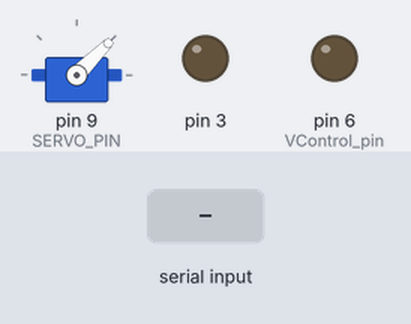
Simulated run of this sketch. Board: Arduino Uno, built with avr-gcc and run on an emulated ATmega328P. On the bench: servo, output pins drawn as LEDs (lit = HIGH). The test bench sets the inputs (shaded band). What the sketch prints to the serial monitor is not drawn.

Above: at 1.2 s.
1.3 s: "G,45\n" received over Serial
At 2.5 s:
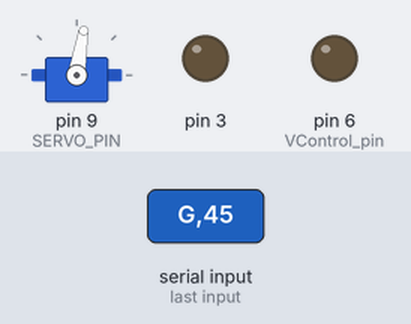
2.8 s: "T90\n" received over Serial
At 3.6 s:
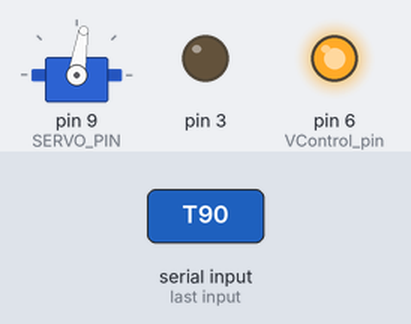
4.3 s: "O90\n" received over Serial
At 4.7 s:
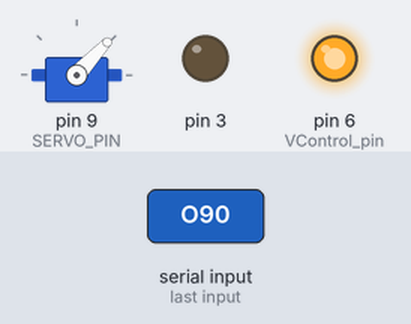
5.8 s: "Y\n" received over Serial
At 7.0 s:
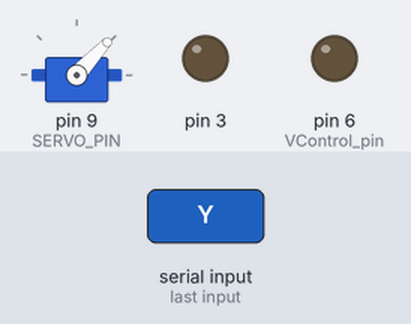
7.3 s: "T,45\n" received over Serial
At 8.2 s:
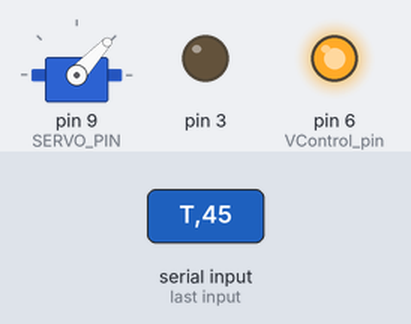
Timing chart, 0 to 9.8 s (numbered marks = the images above; inputs shaded):
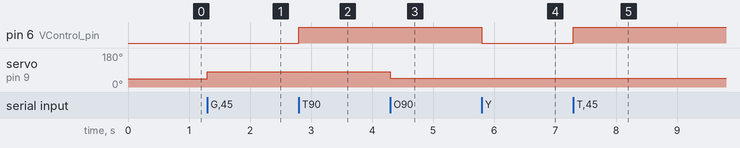

The sketch:

gripper_controller.ino
```cpp
#include <Servo.h>

// ===================== 伺服 & I/O =====================
Servo myservo;
const int VControl_pin = 6;
const int SERVO_PIN = 9;

// ===================== 1) 角度 <-> gap 模型 =====================
// 舊公式 (線性模型，已棄用):
// gap(mm) = M * angle(deg) + B
// const float M = -0.92f;
// const float B = 102.98f;

// 新公式 (三角函數模型):
// gap(cm) = 7 * sin(90° - degree) - 0.7 + 0.044
// gap(cm) = 7 * sin(90° - degree) - 0.656
// gap(mm) = 70 * sin((90 - degree) * PI / 180) - GAP_OFFSET

// Gap 偏移值 (mm)
const float GAP_OFFSET = 13.1f;

// 馬達角度偏移值
// 邏輯角度 90° → 馬達 98°，邏輯角度 45° → 馬達 53°
// motor_angle = logical_angle + MOTOR_OFFSET
const int MOTOR_OFFSET = 2.44;

// 角度範圍（機構限制，邏輯角度）
const int openAngle      = 45;   // 比較開
const int closedAngleMax = 80;   // 閉合最大限制

// 角度 -> gap 轉換 (新公式)
static inline float gapFromAngle(float angleDeg) {
  // gap(cm) = 7 * sin(90° - degree) - 0.656
  // gap(mm) = 70 * sin((90 - degree) * PI / 180) - GAP_OFFSET
  float radians = (90.0f - angleDeg) * PI / 180.0f;
  return 70.0f * sin(radians) - GAP_OFFSET;
}

// gap -> 角度 轉換 (新公式反推)
static inline float angleFromGap(float gapMm) {
  // 反推: gapMm = 70 * sin((90 - angle) * PI / 180) - 6.56
  // sin((90 - angle) * PI / 180) = (gapMm + GAP_OFFSET) / 70
  // (90 - angle) = asin((gapMm + GAP_OFFSET) / 70) * 180 / PI
  // angle = 90 - asin((gapMm + GAP_OFFSET) / 70) * 180 / PI
  float sinVal = (gapMm + GAP_OFFSET) / 70.0f;
  sinVal = constrain(sinVal, -1.0f, 1.0f);  // 防止 asin 超出範圍
  return 90.0f - asin(sinVal) * 180.0f / PI;
}

// 對應可達 gap 範圍 (使用新公式計算)
const float GAP_MAX = 70.0f * sin((90.0f - openAngle) * PI / 180.0f) - GAP_OFFSET;       // openAngle 時的最大 gap
const float GAP_MIN = 70.0f * sin((90.0f - closedAngleMax) * PI / 180.0f) - GAP_OFFSET;  // closedAngleMax 時的最小 gap

// clamp 工具
static inline float clampf(float v, float lo, float hi) {
  return (v < lo) ? lo : ((v > hi) ? hi : v);
}

static inline float clampGap(float g) {
  return clampf(g, GAP_MIN, GAP_MAX);
}

static inline float clampAngle(float a) {
  return clampf(a, openAngle, closedAngleMax);
}

// ===================== 2) 力模型 F = 117.07(h-g)+27.953 =====================
const float K_FORCE = 117.07f;
const float C_FORCE = 27.953f;

// 給 F,h -> 算 overtravel x = h - g
static inline float overtravelFromForce(float F_g) {
  return (F_g - C_FORCE) / K_FORCE;
}

// 給 h,F -> 算目標 gap g2
static inline float gapFromHAndForce(float h_mm, float F_g) {
  float x = overtravelFromForce(F_g);
  return h_mm - x;
}

// ===================== 3) A4 書本：厚度 -> 重量 -> 夾取力 =====================
const float WEIGHT_PER_MM   = 80.0f;   // g / mm
const float GRIP_FORCE_GAIN = 1.8f;
const float GRIP_FORCE_MIN  = 150.0f;  // g
const float GRIP_FORCE_MAX  = 1800.0f; // g

static inline float estimateBookWeightFromThickness(float h_mm) {
  return WEIGHT_PER_MM * h_mm;
}

static inline float autoForceFromThickness(float h_mm) {
  float w = estimateBookWeightFromThickness(h_mm);
  float F = w * GRIP_FORCE_GAIN;
  F = clampf(F, GRIP_FORCE_MIN, GRIP_FORCE_MAX);
  return F;
}

// ===================== 當前狀態 =====================
float currentAngle = openAngle;
float currentGap = gapFromAngle(openAngle);

// ===================== 指令處理 =====================
// 支援指令格式：
// G <mm>     - 移動到指定 gap（厚度）
// A <deg>    - 移動到指定角度
// O          - 完全打開
// C          - 夾緊（使用力模型，需先設定厚度 H）
// H <mm>     - 設定書本厚度並夾緊（兩段式：先貼近再施力）
// S          - 查詢當前狀態
// ?          - 說明

float bookThickness = 25.0f;  // 預設書本厚度

void moveToAngle(float angle) {
  angle = clampAngle(angle);
  myservo.write((int)(angle + MOTOR_OFFSET + 0.5f));  // 加上馬達偏移
  currentAngle = angle;
  currentGap = gapFromAngle(angle);

  Serial.print(F("OK A="));
  Serial.print(currentAngle, 2);
  Serial.print(F(" G="));
  Serial.println(currentGap, 2);
}

void moveToGap(float gap) {
  gap = clampGap(gap);
  float angle = clampAngle(angleFromGap(gap));
  myservo.write((int)(angle + MOTOR_OFFSET + 0.5f));  // 加上馬達偏移
  currentAngle = angle;
  currentGap = gapFromAngle(angle);  // 用實際角度回算 gap

  Serial.print(F("OK A="));
  Serial.print(currentAngle, 2);
  Serial.print(F(" G="));
  Serial.println(currentGap, 2);
}

void openGripper() {
  moveToAngle(openAngle);
  Serial.println(F("OK OPEN"));
}

void gripWithForce(float h_mm) {
  // Stage 1: 先到 gap ≈ h（接觸書本）
  float g1 = clampGap(h_mm);
  float a1 = clampAngle(angleFromGap(g1));

  myservo.write((int)(a1 + MOTOR_OFFSET + 0.5f));  // 加上馬達偏移
  Serial.print(F("STAGE1 A="));
  Serial.print(a1, 2);
  Serial.print(F(" G="));
  Serial.println(g1, 2);

  delay(500);  // 等待接觸

  // Stage 2: 施力
  float F_target = autoForceFromThickness(h_mm);
  float g2 = clampGap(gapFromHAndForce(h_mm, F_target));
  float a2 = clampAngle(angleFromGap(g2));

  myservo.write((int)(a2 + MOTOR_OFFSET + 0.5f));  // 加上馬達偏移
  currentAngle = a2;
  currentGap = gapFromAngle(a2);

  Serial.print(F("STAGE2 A="));
  Serial.print(currentAngle, 2);
  Serial.print(F(" G="));
  Serial.print(currentGap, 2);
  Serial.print(F(" F="));
  Serial.print(F_target, 1);
  Serial.println(F(" OK"));
}

void printStatus() {
  Serial.println(F("===== 夾爪狀態 ====="));
  Serial.print(F("當前角度 (deg): "));
  Serial.println(currentAngle, 2);
  Serial.print(F("當前 gap (mm):  "));
  Serial.println(currentGap, 2);
  Serial.print(F("設定書本厚度 (mm): "));
  Serial.println(bookThickness, 2);
  Serial.print(F("可達角度範圍 (deg): ["));
  Serial.print(openAngle);
  Serial.print(F(", "));
  Serial.print(closedAngleMax);
  Serial.println(F("]"));
  Serial.print(F("可達 gap 範圍 (mm): ["));
  Serial.print(GAP_MIN, 2);
  Serial.print(F(", "));
  Serial.print(GAP_MAX, 2);
  Serial.println(F("]"));
  Serial.println(F("===================="));
}

void printHelp() {
  Serial.println(F("===== ROS2 夾爪控制指令 ====="));
  Serial.println(F("G <mm>   移動到指定 gap（厚度）"));
  Serial.println(F("A <deg>  移動到指定角度"));
  Serial.println(F("O        完全打開"));
  Serial.println(F("H <mm>   設定書本厚度並執行兩段式夾取"));
  Serial.println(F("S        查詢當前狀態"));
  Serial.println(F("?        顯示此說明"));
  Serial.println(F("T        開啟高壓電"));
  Serial.println(F("Y        關閉高壓電"));
  Serial.println(F("=============================="));
}

void processCommand(String line) {
  line.trim();
  if (line.length() == 0) {
    return;
  }

  char cmd = toupper(line[0]);
  String arg = "";
  if (line.length() >= 2) {
    arg = line.substring(1);
    arg.trim();
  }

  switch (cmd) {
    case 'G':
      if (arg.length() > 0) {
        float gap = arg.toFloat();
        moveToGap(gap);
      } else {
        Serial.println(F("ERR 格式：G <mm>"));
      }
      break;

    case 'A':
      if (arg.length() > 0) {
        float angle = arg.toFloat();
        moveToAngle(angle);
      } else {
        Serial.println(F("ERR 格式：A <deg>"));
      }
      break;

    case 'O':
      openGripper();
      break;

    case 'H':
      if (arg.length() > 0) {
        bookThickness = arg.toFloat();
        gripWithForce(bookThickness);
      } else {
        Serial.println(F("ERR 格式：H <mm>"));
      }
      break;

    case 'T':
      digitalWrite(VControl_pin, HIGH);
      Serial.println(F("V_control = HIGH"));
      break;

    case 'Y':
      digitalWrite(VControl_pin, LOW);
      Serial.println(F("V_control = LOW"));
      break;

    case 'S':
      printStatus();
      break;

    case '?':
      printHelp();
      break;

    default:
      Serial.print(F("ERR 未知指令："));
      Serial.println(line);
      break;
  }
}

void readSerialCommands() {
  static String line = "";
  while (Serial.available()) {
    char c = (char)Serial.read();
    if (c == '\r') continue;
    if (c == '\n') {
      processCommand(line);
      line = "";
    } else {
      if (line.length() < 64) {
        line += c;
      }
    }
  }
}

// ===================== setup / loop =====================

void setup() {
  Serial.begin(115200);
  while (!Serial) { ; }

  pinMode(VControl_pin, OUTPUT);
  digitalWrite(VControl_pin, LOW);  // 預設關閉
  pinMode(3, OUTPUT);
  digitalWrite(3, LOW);  // 預設關閉
  Serial.println(F("=== ROS2 夾爪控制器啟動 ==="));
  printHelp();

  myservo.attach(SERVO_PIN);

  // 初始化：先打開夾爪
  myservo.write(openAngle);
  currentAngle = openAngle;
  currentGap = gapFromAngle(openAngle);

  Serial.print(F("初始狀態：OPEN A="));
  Serial.print(currentAngle, 2);
  Serial.print(F(" G="));
  Serial.println(currentGap, 2);
}

void loop() {
  readSerialCommands();
}
```

Measured:
- after the input at 1.3 s, servo on pin 9 (SERVO_PIN): 45° → 81° at once
- after the input at 2.8 s, pin 6 (VControl_pin): LOW → HIGH at once
- after the input at 4.3 s, servo on pin 9 (SERVO_PIN): 81° → 47° at once
- after the input at 5.8 s, pin 6 (VControl_pin): HIGH → LOW at once
- after the input at 7.3 s, pin 6 (VControl_pin): LOW → HIGH at once
